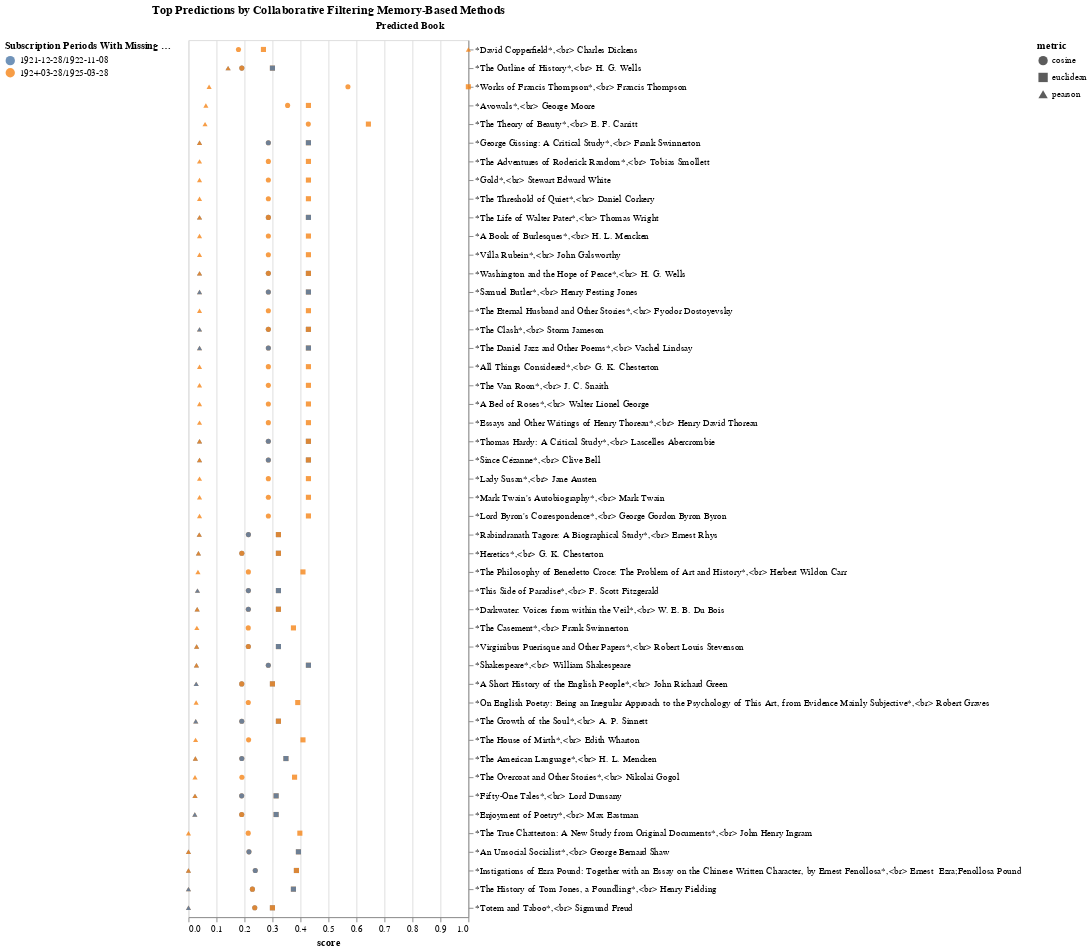

The cell this chart's notebook holds for it:
### Code cell
chart = alt.Chart(preds_df[preds_df.item_uri.isin(top_items)]).mark_point(opacity=0.8, filled=True, thickness=3).encode(
    y=alt.Y('formatted_chart_title', sort='-x',  axis=alt.Axis(title='Predicted Book', orient='right')),
    x='score',
    color=alt.Color('period:N', legend=alt.Legend(title='Subscription Periods With Missing Records', orient='left')),
    # column='member_id:N',
    shape=alt.Shape('metric:N'),
).properties(
    width=300,
    title='Top Predictions by Collaborative Filtering Memory-Based Methods'
)
chart = chart.configure_axisY(
        titleAngle=0,
        titleAlign="left",
        titleY=-10,
        titleX=-100,
        labelLimit=1000
    )

chart

### Figure 1 — Vega-Lite specification as saved in the notebook (floating-point values rounded to 4 significant figures; data arrays with more than 128 entries replaced by an {"elided": "..."} marker saying what was removed)
{"config": {"view": {"continuousWidth": 300, "continuousHeight": 300}, "axisY": {"labelLimit": 1000, "titleAlign": "left", "titleAngle": 0, "titleX": -100, "titleY": -10}}, "data": {"name": "data-38d1938851c6c23e9a3f487183fc4bcc"}, "mark": {"type": "point", "filled": true, "opacity": 0.8, "thickness": 3}, "encoding": {"color": {"field": "period", "legend": {"orient": "left", "title": "Subscription Periods With Missing Records"}, "type": "nominal"}, "shape": {"field": "metric", "type": "nominal"}, "x": {"field": "score", "type": "quantitative"}, "y": {"axis": {"orient": "right", "title": "Predicted Book"}, "field": "formatted_chart_title", "sort": "-x", "type": "nominal"}}, "title": "Top Predictions by Collaborative Filtering Memory-Based Methods", "width": 300, "$schema": "https://vega.github.io/schema/vega-lite/v5.6.1.json", "datasets": {"data-38d1938851c6c23e9a3f487183fc4bcc": {"elided": "213 records"}}}
